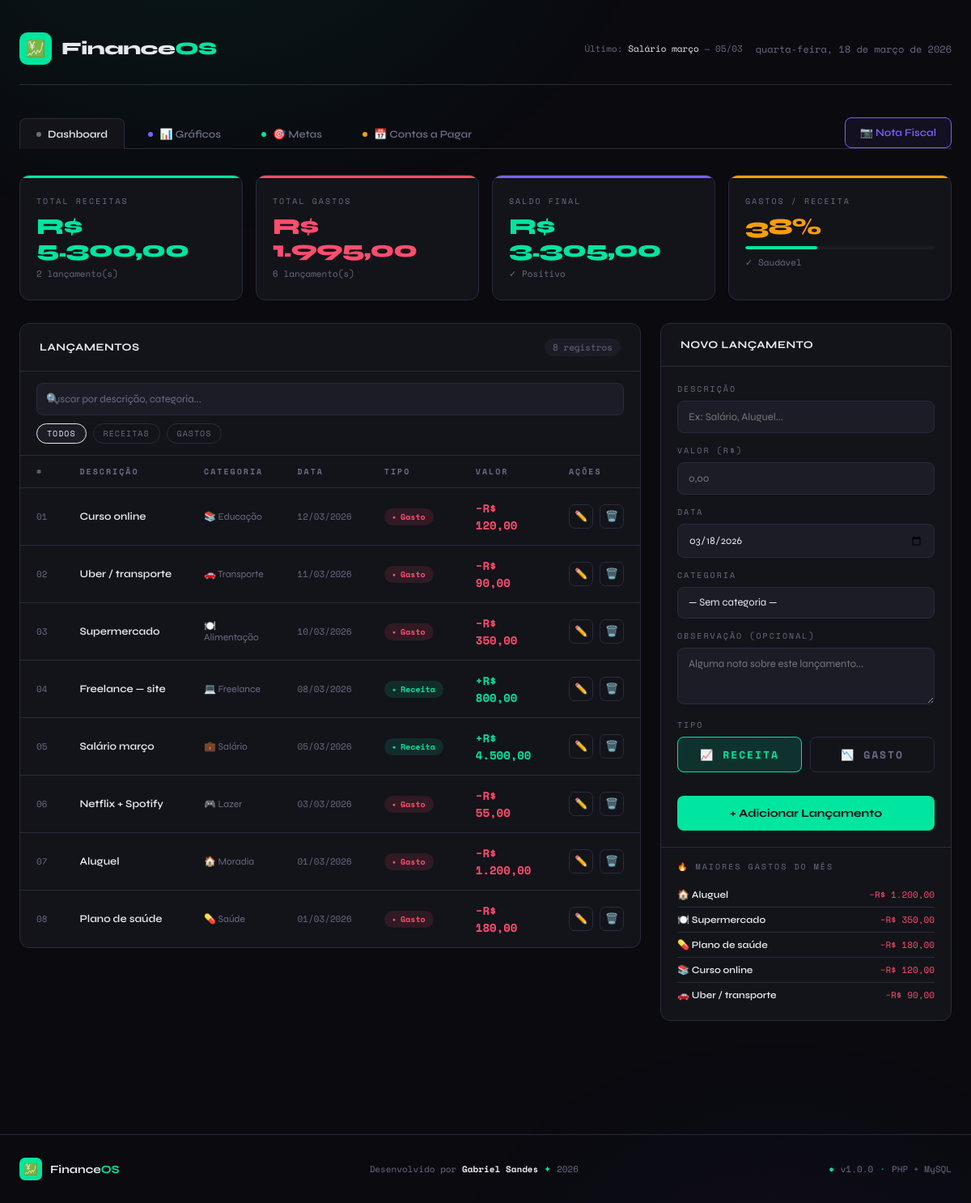
The page / on the database its author committed.
### tables this page shows
CREATE TABLE `lancamentos` (
  `id` int(10) UNSIGNED NOT NULL,
  `descricao` varchar(255) NOT NULL,
  `valor` decimal(15,2) NOT NULL CHECK (`valor` > 0),
  `tipo` enum('receita','gasto') NOT NULL,
  `categoria_id` int(10) UNSIGNED DEFAULT NULL,
  `data` date NOT NULL DEFAULT curdate(),
  `observacao` text DEFAULT NULL,
  `criado_em` datetime NOT NULL DEFAULT current_timestamp(),
  `atualizado_em` datetime NOT NULL DEFAULT current_timestamp() ON UPDATE current_timestamp()
);

CREATE TABLE `categorias` (
  `id` int(10) UNSIGNED NOT NULL,
  `nome` varchar(80) NOT NULL,
  `icone` varchar(10) NOT NULL DEFAULT '?️'
);

### index.php (the view, shortened to what this page needs)
<?php
$db = getDB();
$saldoRow      = $db->query("SELECT * FROM saldo_geral")->fetch();
$totalReceitas = (float)$saldoRow['total_receitas'];
$totalGastos   = (float)$saldoRow['total_gastos'];
$saldo         = (float)$saldoRow['saldo'];
$dados = $db->query("
    SELECT l.*, c.nome AS categoria_nome, c.icone AS categoria_icone
    FROM lancamentos l
    LEFT JOIN categorias c ON c.id = l.categoria_id
    ORDER BY l.data DESC, l.criado_em DESC
")->fetchAll();
$editItem = null;
$maioresGastos = $db->query("
    SELECT descricao, valor, c.icone AS icone
    FROM lancamentos l
    LEFT JOIN categorias c ON c.id = l.categoria_id
    WHERE l.tipo = 'gasto'
      AND MONTH(l.data) = MONTH(CURDATE())
      AND YEAR(l.data)  = YEAR(CURDATE())
    ORDER BY valor DESC
    LIMIT 5
")->fetchAll();
$percentGasto = $totalReceitas > 0 ? round(($totalGastos / $totalReceitas) * 100) : 0;
$ultimoLanc = $db->query("
    SELECT descricao, valor, tipo, data FROM lancamentos
    ORDER BY criado_em DESC LIMIT 1
")->fetch();
$secaoAtiva = $_GET['secao'] ?? 'dashboard';
?>
<!DOCTYPE html>
<html lang="pt-BR">
<head>
</head>
<body>
<div class="wrapper">
  <header>
    <div class="logo">
      <div class="logo-icon">💹</div>
      <div class="logo-text">Finance<span>OS</span></div>
    </div>
    <div class="header-right">
      <?php if ($ultimoLanc): ?>
      <span style="font-family:var(--font-mono);font-size:11px;color:var(--muted)">
        Último: <span style="color:var(--text)"><?= htmlspecialchars($ultimoLanc['descricao']) ?></span>
        — <?= date('d/m', strtotime($ultimoLanc['data'])) ?>
      </span>
      <?php endif; ?>
      <div class="header-date" id="hdate"></div>
    </div>
  </header>
  <nav class="nav-tabs">
    <a href="?secao=dashboard" class="nav-tab dashboard <?= $secaoAtiva==='dashboard' ? 'active' : '' ?>">
      <span class="tab-dot"></span> Dashboard
    </a>
    <a href="?secao=graficos" class="nav-tab graficos <?= $secaoAtiva==='graficos' ? 'active' : '' ?>">
      <span class="tab-dot"></span> 📊 Gráficos
    </a>
    <a href="?secao=metas" class="nav-tab metas <?= $secaoAtiva==='metas' ? 'active' : '' ?>">
      <span class="tab-dot"></span> 🎯 Metas
    </a>
    <a href="?secao=contas" class="nav-tab contas <?= $secaoAtiva==='contas' ? 'active' : '' ?>"
       style="--dot-color:#f59e0b">
      <span class="tab-dot" style="background:var(--warn)"></span> 📅 Contas a Pagar
    </a>
    <button class="camera-btn" id="btnCamera" style="margin-left:auto">
      📷 Nota Fiscal
    </button>
  </nav>
  <div id="secao-dashboard" <?= $secaoAtiva !== 'dashboard' ? 'style="display:none"' : '' ?>>
  <div class="kpi-grid">
    <div class="kpi-card receita">
      <div class="kpi-label">Total Receitas</div>
      <div class="kpi-value receita">R$ <?= number_format($totalReceitas, 2, ',', '.') ?></div>
      <div class="kpi-sub"><?= count(array_filter($dados, fn($d) => $d['tipo']==='receita')) ?> lançamento(s)</div>
    </div>
    <div class="kpi-card gasto">
      <div class="kpi-label">Total Gastos</div>
      <div class="kpi-value gasto">R$ <?= number_format($totalGastos, 2, ',', '.') ?></div>
      <div class="kpi-sub"><?= count(array_filter($dados, fn($d) => $d['tipo']==='gasto')) ?> lançamento(s)</div>
    </div>
    <div class="kpi-card saldo">
      <div class="kpi-label">Saldo Final</div>
      <div class="kpi-value saldo"><?= $saldo < 0 ? '−' : '' ?>R$ <?= number_format(abs($saldo), 2, ',', '.') ?></div>
      <div class="kpi-sub"><?= $saldo >= 0 ? '✓ Positivo' : '⚠ Negativo' ?></div>
    </div>
    <div class="kpi-card percent">
      <div class="kpi-label">Gastos / Receita</div>
      <div class="kpi-value percent"><?= $percentGasto ?>%</div>
      <div class="progress-bar"><div class="progress-fill"></div></div>
      <div class="kpi-sub"><?= $percentGasto > 80 ? '⚠ Alto comprometimento' : ($percentGasto > 60 ? '⚡ Atenção' : '✓ Saudável') ?></div>
    </div>
  </div>
  <div class="main-grid">
    <div class="panel">
      <div class="panel-header">
        <span class="panel-title">Lançamentos</span>
        <span class="badge" id="count-badge"><?= count($dados) ?> registros</span>
      </div>
      <div class="search-wrap">
        <div class="search-box">
          <span class="search-icon">🔍</span>
          <input type="text" class="search-input" id="searchInput" placeholder="Buscar por descrição, categoria...">
        </div>
        <div class="search-filter">
          <button class="filter-btn active" data-filter="todos">Todos</button>
          <button class="filter-btn" data-filter="receita">Receitas</button>
          <button class="filter-btn" data-filter="gasto">Gastos</button>
        </div>
      </div>
      <div class="table-wrap">
        <?php if (empty($dados)): ?>
          <div class="empty-state">
            <span class="icon">📭</span>
            Nenhum lançamento ainda.<br>Adicione sua primeira transação ao lado.
          </div>
        <?php else: ?>
        <table>
          <thead>
            <tr>
              <th>#</th>
              <th>Descrição</th>
              <th>Categoria</th>
              <th>Data</th>
              <th>Tipo</th>
              <th>Valor</th>
              <th>Ações</th>
            </tr>
          </thead>
          <tbody>
            <?php foreach ($dados as $i => $item): ?>
            <tr>
              <td style="font-family:var(--font-mono);font-size:11px;color:var(--muted)"><?= str_pad($i+1,2,'0',STR_PAD_LEFT) ?></td>
              <td class="td-desc"><?= htmlspecialchars($item['descricao']) ?></td>
              <td style="font-size:12px;color:var(--muted)"><?= $item['categoria_icone'] ?? '📦' ?> <?= htmlspecialchars($item['categoria_nome'] ?? '—') ?></td>
              <td style="font-family:var(--font-mono);font-size:11px;color:var(--muted)"><?= date('d/m/Y', strtotime($item['data'])) ?></td>
              <td><span class="pill <?= $item['tipo'] ?>"><?= ucfirst($item['tipo']) ?></span></td>
              <td class="td-valor <?= $item['tipo'] ?>"><?= $item['tipo']==='gasto' ? '−' : '+' ?>R$ <?= number_format($item['valor'],2,',','.') ?></td>
              <td>
                <div class="actions">
                  <a href="?editar=<?= $item['id'] ?>" class="btn-icon edit" title="Editar"
                     onclick="setTimeout(()=>document.getElementById('formPanel').scrollIntoView({behavior:'smooth'}),100)">✏️</a>
                  <a href="actions.php?deletar=<?= $item['id'] ?>" class="btn-icon delete" title="Excluir"
                     onclick="return confirm('Excluir: <?= addslashes(htmlspecialchars($item['descricao'])) ?>?')">🗑️</a>
                </div>
              </td>
            </tr>
            <?php endforeach; ?>
          </tbody>
        </table>
        <?php endif; ?>
      </div>
    </div>
    <div class="panel" id="formPanel">
      <div class="panel-header">
        <span class="panel-title"><?= $editItem ? 'Editar Lançamento' : 'Novo Lançamento' ?></span>
      </div>
      <div class="form-panel">
        <form method="POST" action="actions.php">
          <div class="form-group">
            <label>Descrição</label>
            <input type="text" name="descricao" placeholder="Ex: Salário, Aluguel..."
              value="<?= $editItem ? htmlspecialchars($editItem['descricao']) : '' ?>" required>
          </div>
          <div class="form-group">
            <label>Valor (R$)</label>
            <input type="number" name="valor" step="0.01" min="0.01" placeholder="0,00"
              value="<?= $editItem ? $editItem['valor'] : '' ?>" required>
          </div>
          <div class="form-group">
            <label>Data</label>
            <input type="date" name="data"
              value="<?= $editItem ? $editItem['data'] : date('Y-m-d') ?>" required>
          </div>
          <div class="form-group">
            <label>Categoria</label>
            <select name="categoria_id">
              <option value="">— Sem categoria —</option>
            </select>
          </div>
          <div class="form-group">
            <label>Observação (opcional)</label>
            <textarea name="observacao" placeholder="Alguma nota sobre este lançamento..."><?= $editItem ? htmlspecialchars($editItem['observacao'] ?? '') : '' ?></textarea>
          </div>
          <div class="form-group">
            <label>Tipo</label>
            <div class="tipo-grid">
              <label class="tipo-option">
                <span class="tipo-label receita-label">📈 Receita</span>
              </label>
              <label class="tipo-option">
                <span class="tipo-label gasto-label">📉 Gasto</span>
              </label>
            </div>
          </div>
          <button type="submit" class="btn-submit <?= $editItem ? 'edit-mode' : 'add' ?>">
            <?= $editItem ? '💾 Salvar Alterações' : '+ Adicionar Lançamento' ?>
          </button>
        </form>
      </div>
      <?php if (!empty($maioresGastos)): ?>
      <div class="top-gastos">
        <div class="top-gastos-title">🔥 Maiores gastos do mês</div>
        <?php foreach ($maioresGastos as $g): ?>
        <div class="gasto-item">
          <span class="gasto-item-name"><?= $g['icone'] ?? '📦' ?> <?= htmlspecialchars($g['descricao']) ?></span>
          <span class="gasto-item-val">−R$ <?= number_format($g['valor'],2,',','.') ?></span>
        </div>
        <?php endforeach; ?>
      </div>
      <?php endif; ?>
    </div>
  </div>
  </div>
</div>
<footer>
  <div class="footer-brand">
    <div class="footer-logo-icon">💹</div>
    <div class="footer-brand-name">Finance<span>OS</span></div>
  </div>
  <div class="footer-center">
    Desenvolvido por <strong>Gabriel Sandes</strong> <span class="footer-dot">✦</span> <?= date('Y') ?>
  </div>
  <div class="footer-right">
    <span class="footer-dot">●</span> v1.0.0 <span class="footer-dot">·</span> PHP + MySQL
  </div>
</footer>
</body>
</html>

### rows shown on the page
lancamentos: descricao "Salário março", data "05/03", i "05", categoria.icone "💼", categoria.nome "Salário", data "05/03/2026", tipo "Receita", valor "4.500,00"
lancamentos: i "01", descricao "Curso online", categoria.icone "📚", categoria.nome "Educação", data "12/03/2026", tipo "Gasto", valor "120,00"
lancamentos: i "02", descricao "Uber / transporte", categoria.icone "🚗", categoria.nome "Transporte", data "11/03/2026", tipo "Gasto", valor "90,00"
lancamentos: i "03", descricao "Supermercado", categoria.icone "🍽️", categoria.nome "Alimentação", data "10/03/2026", tipo "Gasto", valor "350,00"
lancamentos: i "04", descricao "Freelance — site", categoria.icone "💻", categoria.nome "Freelance", data "08/03/2026", tipo "Receita", valor "800,00"
lancamentos: i "06", descricao "Netflix + Spotify", categoria.icone "🎮", categoria.nome "Lazer", data "03/03/2026", tipo "Gasto", valor "55,00"
lancamentos: i "07", descricao "Aluguel", categoria.icone "🏠", categoria.nome "Moradia", data "01/03/2026", tipo "Gasto", valor "1.200,00"
lancamentos: i "08", descricao "Plano de saúde", categoria.icone "💊", categoria.nome "Saúde", data "01/03/2026", tipo "Gasto", valor "180,00"

### other values the page prints
$totalReceitas "5.300,00"
count(array_filter($dados, fn($d) => $d['tipo']==='receita')) "2"
$totalGastos "1.995,00"
count(array_filter($dados, fn($d) => $d['tipo']==='gasto')) "6"
abs($saldo) "3.305,00"
$percentGasto "38"
count($dados) "8"
